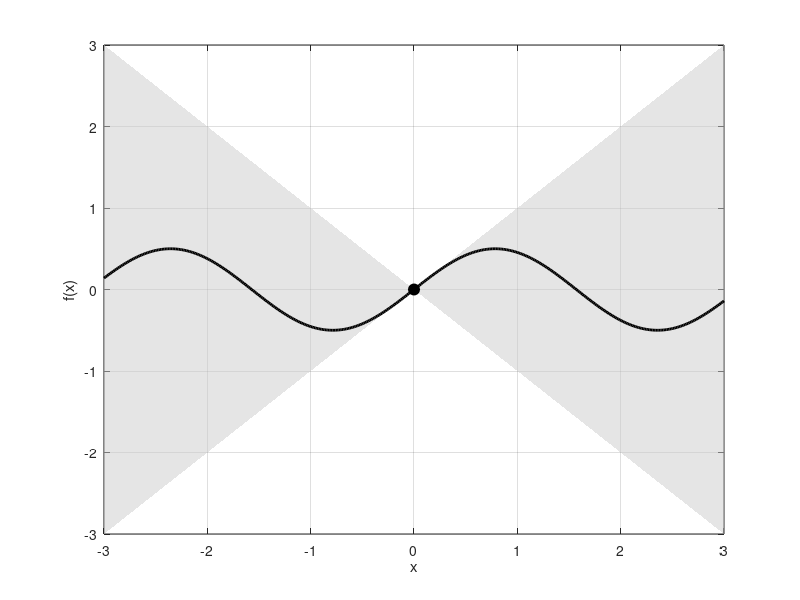

This figure's MATLAB source:
clc; clear; close all;

% パラメータ設定
K = 1;              
x0 = 0;             
f0 = 0;             

% x範囲
x = linspace(-3,3,400);

% スカラー関数の例
f = 0.5*sin(2*x);  

% リプシッツ上限・下限
y_upper = f0 + K*(x - x0);
y_lower = f0 - K*(x - x0);

% プロット
figure; hold on;

% 帯を塗る
fill([x fliplr(x)], [y_lower fliplr(y_upper)], [0.8 0.8 0.8], 'FaceAlpha',0.5, 'EdgeColor','none');

% f(x) の曲線
plot(x, f, 'k', 'LineWidth',2);

% 中心点
plot(x0, f0, 'ko','MarkerFaceColor','k','MarkerSize',8);

% 軸設定
xlabel('x'); ylabel('f(x)');
xlim([-3 3]); ylim([-3 3]);
grid on; box on;
